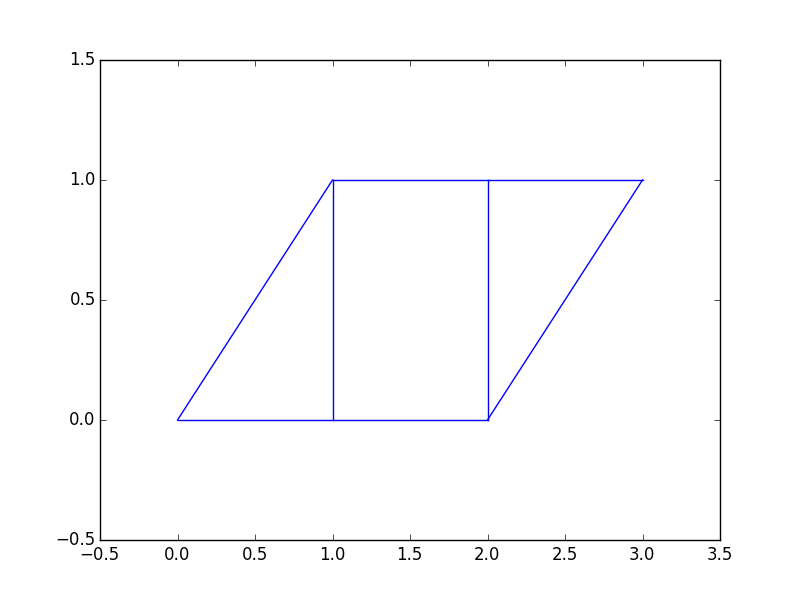

Reproduce this figure in Python.
#Purpose: develop a Truss class for loading and analyzing a 2D truss using
#the method of joints.
#Joe Burg

import math
import numpy
import pylab
import scipy.linalg
import scipy.sparse
import scipy.sparse.linalg
import scipy.sparse.linalg.dsolve.umfpack
import warnings

class Truss:
    """
    Truss class for loading and analyzing a 2D truss using the method
    of joints.
    """

    def __init__(self,joints_file,beams_file):
        """
        Initializes an instance of the Truss class by loading the truss
        data from specified files.
        """
        #catch warnings as exceptions
        warnings.filterwarnings('error', category=scipy.sparse.linalg.dsolve.umfpack.UmfpackWarning)
        
        self.joints = {}
        self.beams = {}
        self.N_zerodisp = 0 #number of rigid supports
        
        #create lists for x and y joint coords, so min and max coords
        #can be obtain for plot range
        self.jointsx = []
        self.jointsy = []

        self.LoadData(joints_file,beams_file)
        self.InitializeArrays()

        #check if the truss geometry is overdetermined/underdetermined ie
        #if there are more/less variables than equations; if so raise
        #a RuntimeError
        if self.Nvar > self.Neqn:
            raise RuntimeError, "Truss geometry not suitable for static "+\
                   "equilibrium analysis (overdetermiend system)"
        elif self.Nvar < self.Neqn:
            raise RuntimeError, "Truss geometry not suitable for static "+\
                   "equilibrium analysis (underdetermined system)"

        self.PopulateArrays()
        self.PlotGeometry()
        self.ComputeForce()


    def LoadData(self, filename1,filename2):
        """
        Loads the joint coordintates, external forces on each joint, locations
        of rigid supports, and beam data which specifies the joints on either
        side of the beams.
        """
        f = open(filename1)
        #ignore first line
        f.readline()
        for line in f:
            line = line.strip().split()
            self.joints[int(line[0])] = [float(line[1]),float(line[2]),\
                                    float(line[3]),float(line[4]),int(line[5])]
            self.jointsx.append(float(line[1]))
            self.jointsy.append(float(line[2]))
            if int(line[5]):
                self.N_zerodisp += 1
        f.close()

        f = open(filename2)
        #ignore first line
        f.readline()
        for line in f:
            line = line.strip().split()
            self.beams[int(line[0])] = [int(line[1]),int(line[2])]
        f.close()
        
    def PlotGeometry(self):
        """
        Plots the geometry of the truss.
        """
        for beam in self.beams:
            Ja = self.beams[beam][0]
            Jb = self.beams[beam][1]
            #plots each beam using the joint coordinates
            pylab.plot([self.joints[Ja][0],self.joints[Jb][0]],\
                       [self.joints[Ja][1],self.joints[Jb][1]],'b-')
        pylab.axis([min(self.jointsx)-0.5,max(self.jointsx)+0.5,\
                    min(self.jointsy)-0.5,max(self.jointsy)+0.5])
        #save plot to file
        pylab.savefig('truss.png')

    def InitializeArrays(self):
        """
        Initializes data strcutres to construct sparse matrix.  Computes
        the number of variables and number of equations.
        """
        self.row = []
        self.col = []
        self.data = []
        self.Nvar = len(self.beams)+self.N_zerodisp*2 #number of variables 
        self.Neqn = len(self.joints)*2 #size of array; number of eqns
        self.xyforces = numpy.zeros(self.Neqn,dtype=numpy.float64)

    def PopulateArrays(self):
        """
        Populates the data array as a sparse matrix in COO format.  Populates
        the external force array.
        """
        #force components due to beams
        for beam in self.beams:
            Ja = self.beams[beam][0]
            Jb = self.beams[beam][1]
            x1 = self.joints[Ja][0]
            y1 = self.joints[Ja][1]
            x2 = self.joints[Jb][0]
            y2 = self.joints[Jb][1]
            theta = self.ComputeAngle(x1,y1,x2,y2)

            #x components of beam force for both joints (Ja,Jb)
            #for consistency, take the absolute value of sin/cos
            #and compare coordinates to assign +/-
            if x1 < x2:
                self.row.append(2*Ja-2)
                self.col.append(beam-1)
                self.data.append(-abs(math.cos(theta)))

                self.row.append(2*Jb-2)
                self.col.append(beam-1)
                self.data.append(abs(math.cos(theta)))
                
            else:
                self.row.append(2*Ja-2)
                self.col.append(beam-1)
                self.data.append(abs(math.cos(theta)))

                self.row.append(2*Jb-2)
                self.col.append(beam-1)
                self.data.append(-abs(math.cos(theta)))

            #y components of beam force for both joints (Ja,Jb)
            if y1 < y2:
                self.row.append(2*Ja-1)
                self.col.append(beam-1)
                self.data.append(-abs(math.sin(theta)))

                self.row.append(2*Jb-1)
                self.col.append(beam-1)
                self.data.append(abs(math.sin(theta)))
                
            else:
                self.row.append(2*Ja-1)
                self.col.append(beam-1)
                self.data.append(abs(math.sin(theta)))

                self.row.append(2*Jb-1)
                self.col.append(beam-1)
                self.data.append(-abs(math.sin(theta)))

        #reaction force components due to fixed supports and
        #possible non-zero external forces at each joint
        N_R = 0
        for joint in self.joints:
            #reaction forces
            if self.joints[joint][4]:
                N_R += 1
                self.row.append(2*joint-2)
                self.col.append(len(self.beams)-1+N_R)
                self.data.append(1)

                N_R += 1
                self.row.append(2*joint-1)
                self.col.append(len(self.beams)-1+N_R)
                self.data.append(1)

            #external forces (negative since we substract from both
            #side of eqn)
            self.xyforces[2*joint-2] = -self.joints[joint][2]
            self.xyforces[2*joint-1] = -self.joints[joint][3]

    def ComputeAngle(self,x1,y1,x2,y2):
        """
        Computes and returns the angle between two joints.
        """
        #to aviod division by 0, compute deltax
        if x2-x1 == 0:
            return math.pi/2
        elif y2-y1 == 0:
            return 0.0
        else:
            return math.atan((y2-y1)/(x2-x1))

    def ComputeForce(self):
        """
        Computes the beam forces for the truss.
        """
        self.row = numpy.array(self.row)
        self.col = numpy.array(self.col)
        self.data = numpy.array(self.data)

        #construct sparse matrix from COO formated arrays 
        self.sparsedata = scipy.sparse.coo_matrix((self.data,(self.row,self.col)),\
                                                  shape=(self.Neqn,self.Neqn)).tocsr()

        #check if det(sparsedata)=0 which implies the matrix is not invertible
        #and thus singular; if so, raise a RuntimeError
        if scipy.linalg.det(self.sparsedata.todense()) == 0:
            raise RuntimeError, "Cannot solve the linear system, unstable truss?"
    
        self.beamforces = scipy.sparse.linalg.spsolve(self.sparsedata,self.xyforces)

    def __repr__(self):
        txt = ' Beam       Force\n'
        txt += '-----------------\n'
        for beam in self.beams:
            txt += '%5s  %10.3f\n' % (beam,self.beamforces[beam-1])
        return txt
        

a = Truss('truss1/joints.dat', 'truss1/beams.dat')
print a
